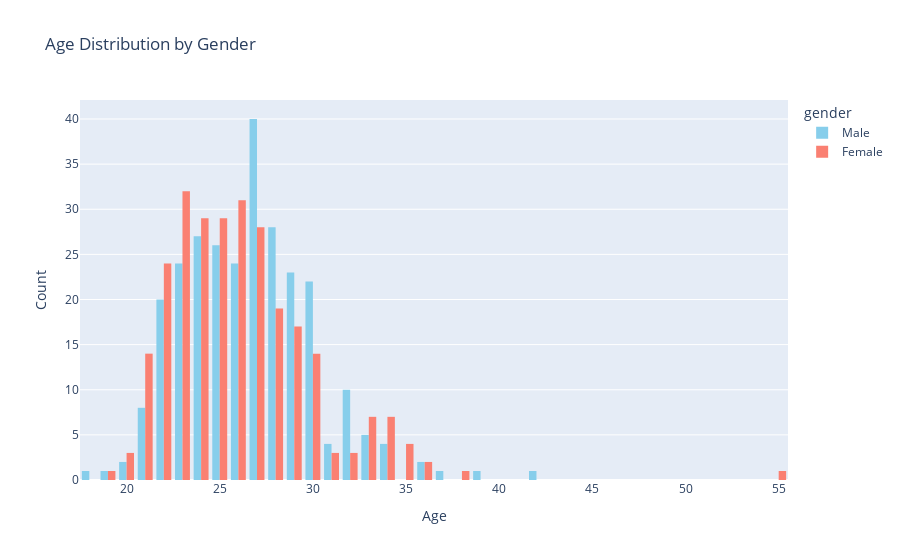

Source (notebook cell):
### Code cell
#age distribution per gender
fig = px.histogram(dataset_unique, x='age', color='gender', color_discrete_sequence=['skyblue', 'salmon'],
                   barmode='group', title='Age Distribution by Gender', labels={'age': 'Age', 'count': 'Count'},
                   category_orders={'gender': ['Male', 'Female']})
fig.update_layout(xaxis_title='Age', yaxis_title='Count')
fig.show()

### Figure 1 — Plotly figure (JSON) as saved in the notebook; plotly's stock layout.template omitted (floating-point values rounded to 4 significant figures; data arrays with more than 128 entries replaced by an {"elided": "..."} marker saying what was removed)
{"data": [{"alignmentgroup": "True", "bingroup": "x", "hovertemplate": "gender=Male<br>Age=%{x}<br>count=%{y}<extra></extra>", "legendgroup": "Male", "marker": {"color": "skyblue", "pattern": {"shape": ""}}, "name": "Male", "offsetgroup": "Male", "orientation": "v", "showlegend": true, "type": "histogram", "x": {"elided": "277 int values"}, "xaxis": "x", "yaxis": "y"}, {"alignmentgroup": "True", "bingroup": "x", "hovertemplate": "gender=Female<br>Age=%{x}<br>count=%{y}<extra></extra>", "legendgroup": "Female", "marker": {"color": "salmon", "pattern": {"shape": ""}}, "name": "Female", "offsetgroup": "Female", "orientation": "v", "showlegend": true, "type": "histogram", "x": {"elided": "274 int values"}, "xaxis": "x", "yaxis": "y"}], "layout": {"barmode": "group", "legend": {"title": {"text": "gender"}, "tracegroupgap": 0}, "title": {"text": "Age Distribution by Gender"}, "xaxis": {"anchor": "y", "domain": [0, 1], "title": {"text": "Age"}}, "yaxis": {"anchor": "x", "domain": [0, 1], "title": {"text": "Count"}}}}
